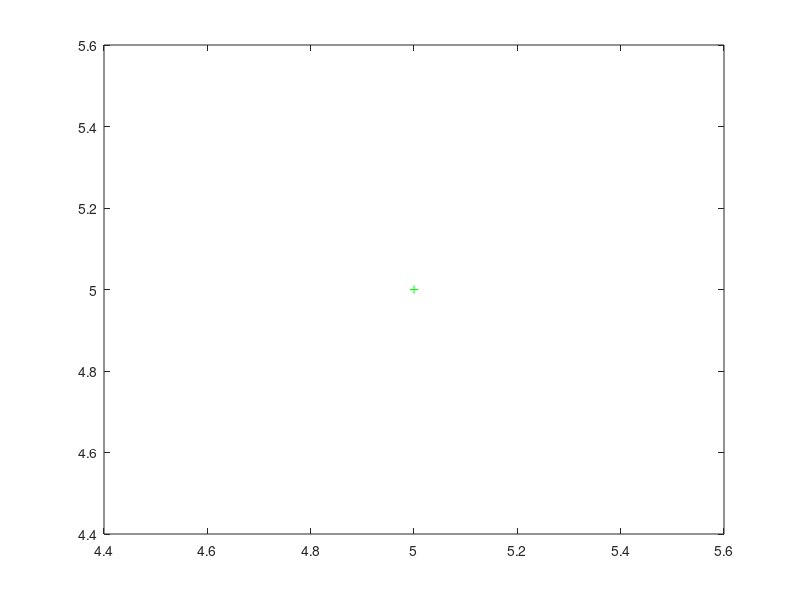

Recreate this plot in MATLAB.
% Prompt the user for x and y coordinates of a point

x = input('Enter the x coordinate: ');
y = input('Enter the y coordiante: ');

plot(x,y, 'g+')